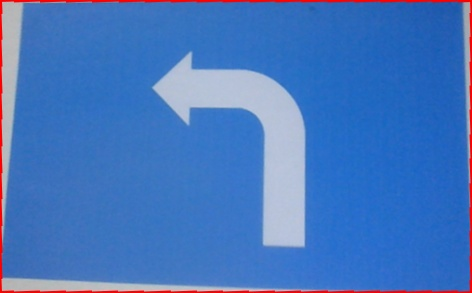
#> input picture AI_Drone/AI_Drone/data/Left/left (10).jpg, 472 x 293 px, given in place of the camera
$ jupyter execute '1. Brain_AI_Car_Data_Acquisition.ipynb'
#> lines starting #> are read from the running program, lines starting #| are printed output that depends on the picture; after the words box and inside, x2 and y2 are one past the last pixel; in counts of white or black regions, pixels touching at a corner belong together
#> in Main, frame is the input picture: shape (293, 472, 3); mean B, G, R 190, 118.1, 69.9
[cell 1]
# 필요 라이브러리 블러오기

import cv2
import numpy as np
import time
import datetime
import sys
import imutils
from imutils.perspective import four_point_transform

[cell 2]
# 신호 찾기

def findTrafficSign(grabbed, frame):

#> called with grabbed = True
    lower_hsv = np.array([85,100,50])
    upper_hsv = np.array([115,255,255])

    if not grabbed:
        print("No input image")
        return

    frameArea = frame.shape[0] * frame.shape[1]
#> frameArea = 138296

    hsv = cv2.cvtColor(frame, cv2.COLOR_BGR2HSV)
#> hsv: shape (293, 472, 3); mean H, S, V 106.9, 171, 194.8
    mask = cv2.inRange(hsv, lower_hsv, upper_hsv)
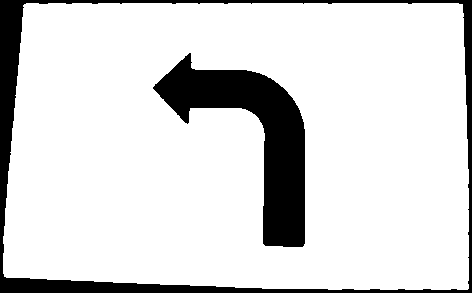
#> mask: shape (293, 472); 85.4% white; 2 black regions, box (x1, y1, x2, y2) and area: (153, 53, 305, 247) 10675, (0, 0, 472, 293) 9502
    #cv2.imshow("in range", mask)

    kernel = np.ones((5,5), np.uint8)
    mask = cv2.morphologyEx(mask, cv2.MORPH_OPEN, kernel)
#> mask: shape (293, 472); 85.4% white; 2 black regions, box (x1, y1, x2, y2) and area: (153, 53, 305, 247) 10675, (0, 0, 472, 293) 9510
    #cv2.imshow("morphology", mask)
    mask = cv2.morphologyEx(mask, cv2.MORPH_CLOSE, kernel)
#> mask: shape (293, 472); 85.4% white; 2 black regions
    #cv2.imshow("morphology2", mask)

    cnts = cv2.findContours(mask.copy(), cv2.RETR_EXTERNAL, cv2.CHAIN_APPROX_SIMPLE)[-2]
#> cnts = 1 contour; box (x1, y1, x2, y2) and area: (3, 3, 469, 290) 128090

    largestArea = 0
    largestRect = None

    if len(cnts) > 0:

        for cnt in cnts:
            rect = cv2.minAreaRect(cnt)
            box = cv2.boxPoints(rect)
            box = np.int0(box)

            sideOne = np.linalg.norm(box[0]-box[1])
            sideTwo = np.linalg.norm(box[0]-box[3])
            area = sideOne*sideTwo

            if area > largestArea:
                largestArea = area
                largestRect = box
#> this loop made 1 pass
#> (rect, sideOne, sideTwo, area, largestArea, largestRect) on pass 1: (((235.5, 146), (286, 465), -90), 465, 286, 132990, 132990, [[468, 289], [3, 289], [3, 3], [468, 3]])
#> after the loop, largestArea = 132990

    if largestArea > frameArea * 0.02:
        cv2.drawContours(frame, [largestRect], 0, (0,0,255), 2)
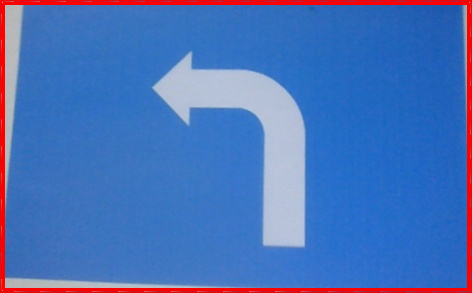
#> frame: shape (293, 472, 3); 3.26% of pixels changed, all inside (x1, y1, x2, y2) = (2, 2, 470, 291)

    cropped = None
    if largestRect is not None:
        cropped = four_point_transform(frame, [largestRect][0])
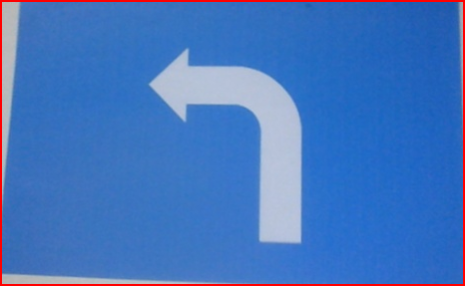
#> cropped: shape (286, 465, 3); mean B, G, R 190.2, 117.2, 68.4

    return frame, cropped, largestRect

[cell 3]
def Main():

    cmd = ''

    print('Press s to save')
    print('Press q to quit')

    video_capture = cv2.VideoCapture(video)

    while(True):

        grabbed, frame = video_capture.read()
        frame, cropped, largestRect = findTrafficSign(grabbed, frame)
#> largestRect = [[468, 289], [3, 289], [3, 3], [468, 3]]
        cv2.imshow('IP Webcam', frame)

        if cropped is not None:
            cv2.imshow("cropped", cropped)

        key = cv2.waitKey(1);
#> (key q is pressed here)
        if key == ord('q'):
            break

        elif key == ord('s'):
            if cropped is not None:
                file = datetime.datetime.now().strftime("%Y%m%d_%H%M%S%f") +'.jpg'
                cv2.imwrite(file, cropped)
                print(file, ' saved')

    video_capture.release()
    cv2.destroyAllWindows()

$ run again, on AI_Drone/AI_Drone/data/Left/left (102).jpg
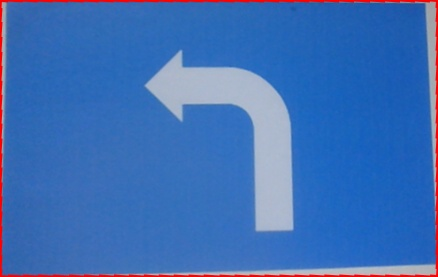
#> input picture AI_Drone/AI_Drone/data/Left/left (102).jpg, 438 x 277 px, given in place of the camera
#> in Main, frame is the input picture: shape (277, 438, 3); mean B, G, R 181.5, 110.8, 62.9
#> hsv: shape (277, 438, 3); mean H, S, V 107.4, 177, 186.5
#> in findTrafficSign, `mask = cv2.inRange(hsv, lower_hsv, upper_hsv)`:
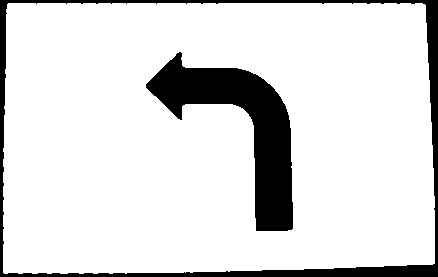
#> mask: shape (277, 438); 86.6% white; 2 black regions, box (x1, y1, x2, y2) and area: (146, 52, 293, 231) 9257, (0, 0, 438, 277) 6971
#> cnts = 1 contour; box (x1, y1, x2, y2) and area: (3, 3, 435, 274) 113690
#> the loop in findTrafficSign, `for cnt in cnts:` made 1 pass
#> (rect, sideOne, sideTwo, area, largestArea, largestRect) on pass 1: (((218.5, 138), (270, 431), -90), 431, 270, 116370, 116370, [[434, 273], [3, 273], [3, 3], [434, 3]])
#> after the loop in findTrafficSign, `for cnt in cnts:`: largestArea = 116370
#> frame: shape (277, 438, 3); 3.46% of pixels changed, all inside (x1, y1, x2, y2) = (2, 2, 436, 275)
#> in findTrafficSign, `cropped = four_point_transform(frame, [largestRect][0])`:
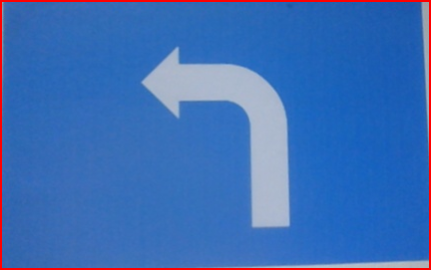
#> cropped: shape (270, 431, 3); mean B, G, R 181.7, 109.8, 61.4
#> in Main, `frame, cropped, largestRect = findTrafficSign(grabbed, frame)`: largestRect = [[434, 273], [3, 273], [3, 3], [434, 3]]

$ run again, on AI_Drone/AI_Drone/data/Left/left (113).jpg
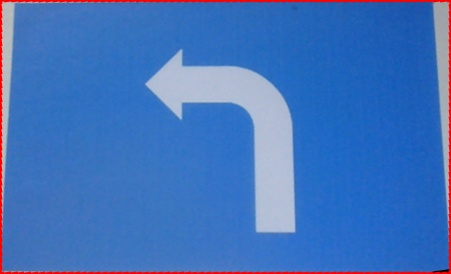
#> input picture AI_Drone/AI_Drone/data/Left/left (113).jpg, 451 x 274 px, given in place of the camera
#> in Main, frame is the input picture: shape (274, 451, 3); mean B, G, R 187.7, 114.8, 65.9
#> hsv: shape (274, 451, 3); mean H, S, V 107.5, 175.4, 192.6
#> in findTrafficSign, `mask = cv2.inRange(hsv, lower_hsv, upper_hsv)`:
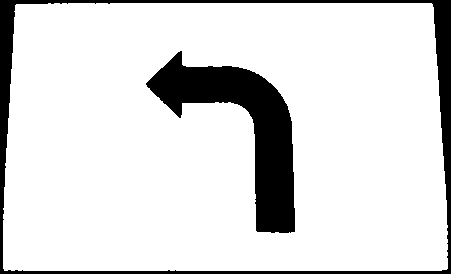
#> mask: shape (274, 451); 86.4% white; 2 black regions, box (x1, y1, x2, y2) and area: (146, 51, 295, 233) 9511, (0, 0, 451, 274) 7316
#> cnts = 1 contour; box (x1, y1, x2, y2) and area: (3, 3, 448, 271) 115537
#> the loop in findTrafficSign, `for cnt in cnts:` made 1 pass
#> (rect, sideOne, sideTwo, area, largestArea, largestRect) on pass 1: (((225, 136.5), (267, 444), -90), 443, 266, 117838, 117838, [[446, 269], [3, 269], [3, 3], [446, 3]])
#> after the loop in findTrafficSign, `for cnt in cnts:`: largestArea = 117838
#> frame: shape (274, 451, 3); 3.44% of pixels changed, all inside (x1, y1, x2, y2) = (2, 2, 448, 271)
#> in findTrafficSign, `cropped = four_point_transform(frame, [largestRect][0])`:
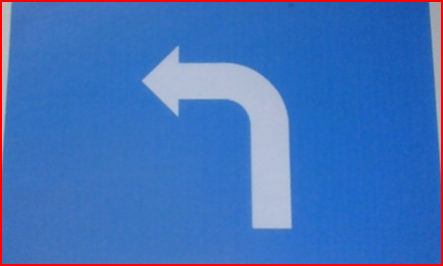
#> cropped: shape (266, 443, 3); mean B, G, R 188, 114.1, 64.7
#> in Main, `frame, cropped, largestRect = findTrafficSign(grabbed, frame)`: largestRect = [[446, 269], [3, 269], [3, 3], [446, 3]]
